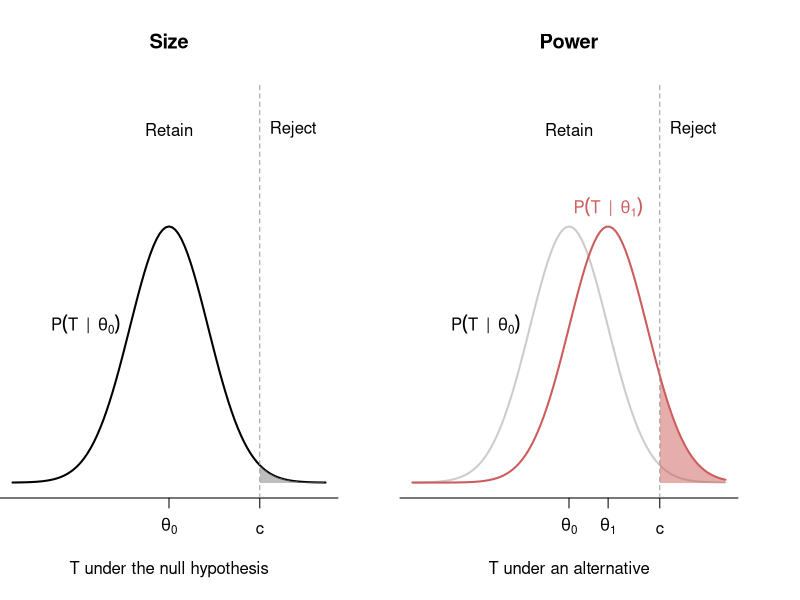
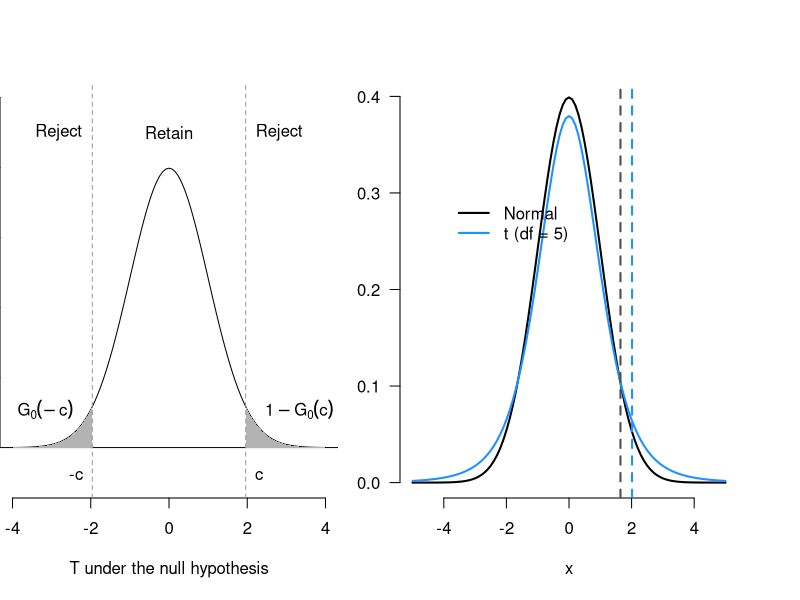

Here is the R script that generated these plots, in order:
## ---- chunk 1
#| label: fig-size-power
#| echo: false
#| fig-cap: "Size of a test and power against an alternative."
par(mfrow = c(1,2), mar = c(5.1, 0, 4.1, 3.1))
curve(dnorm(x), from = -4, to = 4, ylim = c(0, 0.6), bty = "n", las = 1, xlab = "T under the null hypothesis", ylab = "", xaxt = "n", yaxt = "n", col = "black", lwd = 2, main = "Size")
axis(side = 1, at = c(-10, 0, 2.32, 10), labels = c("b", expression(theta[0]), expression(c), "d"),
     line = 0)
polygon(c(2.32,seq(2.32,4,0.01),4), c(0,dnorm(seq(2.32,4,0.01)), 0), col = adjustcolor("grey50", alpha = 0.5), border = NA)
## text(x = 3, y = 0.02, "0.05", pos = 3)
abline(v = 2.32, lty = 2, col = "grey60")
text(x = 0, y = 0.55, "Retain")
text(x = 2.32, y = 0.55, "Reject", pos = 4)
text(x = -1, y = dnorm(-1), expression(P(T ~~ "|" ~~ theta[0])), pos = 2)
curve(dnorm(x), from = -4, to = 4, ylim = c(0, 0.6), bty = "n", las = 1, xlab = "T under an alternative", ylab = "", xaxt = "n", yaxt = "n", col = "grey80", lwd = 2, main = "Power")
axis(side = 1, at = c(-10, 0, 1, 2.32, 10), labels = c("b", expression(theta[0]), expression(theta[1]), expression(c), "d"),
     line = 0)
curve(dnorm(x, mean = 1), from = -4, to = 4, col = "indianred", lwd = 2, add = TRUE)
## text(x = 3, y = 0.02, "0.05", pos = 3)
abline(v = 2.32, lty = 2, col = "grey60")
text(x = 0, y = 0.55, "Retain")
text(x = 2.32, y = 0.55, "Reject", pos = 4)
text(x = -1, y = dnorm(-1), expression(P(T ~~ "|" ~~ theta[0])), pos = 2)
text(x = 1, y = dnorm(1, mean = 1), expression(P(T ~~ "|" ~~ theta[1])), pos = 3, col = "indianred")
polygon(c(2.32,seq(2.32,4,0.01),4), c(0,dnorm(seq(2.32,4,0.01), mean = 1), 0), col = adjustcolor("indianred", alpha = 0.5), border = NA)
## ---- chunk 2
#| label: fig-two-sided
#| echo: false
#| fig-cap: "Rejection regions for a two-sided test."
curve(dnorm(x), from = -4, to = 4, ylim = c(-.05, 0.5), bty = "n", las = 1, xlab = "T under the null hypothesis", ylab = expression(P(T ~~ "|" ~~ theta[0] )))
abline(h = 0)
polygon(c(-4,seq(-4,-1.96,0.01),-1.96), c(0,dnorm(seq(-4,-1.96,0.01)), 0), col = "grey70", border = NA)
polygon(c(4,seq(4,1.96,-0.01),1.96), c(0,dnorm(seq(4,1.96,-0.01)), 0), col = "grey70", border = NA)
abline(v = 1.96, lty = 2, col = "grey60")
abline(v = -1.96, lty = 2, col = "grey60")
text(x = 0, y = 0.45, "Retain")
text(x = 1.96, y = 0.45, "Reject", pos = 4)
text(x = -1.96, y = 0.45, "Reject", pos = 2)
text(x = 1.94, y = -0.04, "c", pos = 4)
text(x = -1.94, y = -0.04, "-c", pos = 2)
text(x = 2.2, y = 0.05, expression(1 - G[0](c)), pos = 4)
text(x = -2.2, y = 0.05, expression(G[0](-c)), pos = 2)
## ---- chunk 3
qnorm(0.05 / 2, lower.tail = FALSE)
## ---- chunk 4
qnorm(0.01/2, lower.tail = FALSE)
## ---- chunk 5
#| label: fig-shape-of-t
#| echo: false
#| fig-cap: "Normal versus t distribution."
curve(dnorm(x), from = -5, to = 5, lwd = 2, bty = "n", ylab = "f(x)", las = 1)
curve(dt(x, df = 5), from = -5, to = 5, add = TRUE, lwd = 2, col = "dodgerblue")
legend(x = -4, y = 0.3, legend = c("Normal", "t (df = 5)"), lwd = 2, col = c("black", "dodgerblue"), bty = "n")
abline(v = qnorm(1 - 0.05), col = "grey30", lty = 2, lwd = 2)
abline(v = qt(1 - 0.05, df = 5), col = "dodgerblue", lty = 2, lwd = 2)
